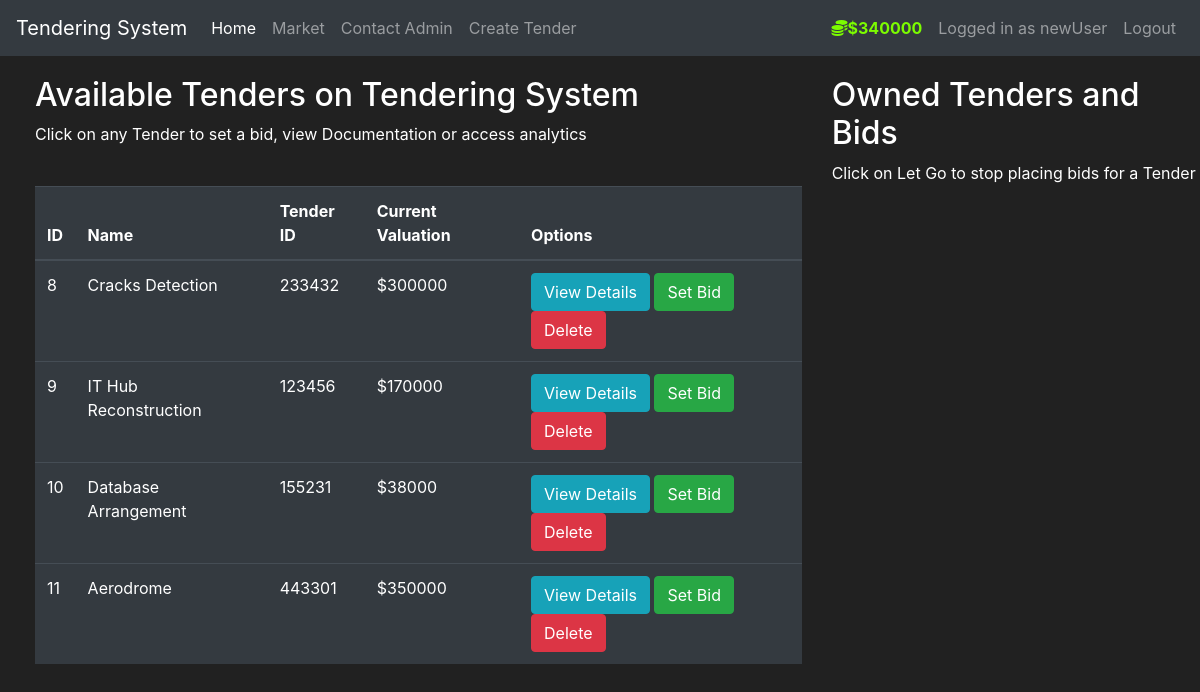
The page /market/ (signed in) on the database its author committed.
### tms/models.py (models this page shows, shortened)
class User(db.Model,UserMixin):
    id = db.Column(db.Integer(), primary_key=True)
    username = db.Column(db.String(length=30), nullable=False, unique=True)
    email_address = db.Column(db.String(length=50), nullable=False, unique=True)
    password_hash = db.Column(db.String(length=60), nullable=False)
    budget = db.Column(db.Integer(), nullable=False, default=1000000)
    owned_items = db.relationship('Item', backref='owned_user', lazy=True)
    bids = db.relationship('Bid', backref='bidder', lazy=True)
    @property
    def password(self):
        return self.password

class Item(db.Model):
    id=db.Column(db.Integer(),primary_key=True)
    name=db.Column(db.String(length=60),nullable=False,unique=True)
    price=db.Column(db.Integer(),nullable=False)
    tid=db.Column(db.String(length=12),nullable=False,unique=True)
    desc=db.Column(db.String(length=2000),nullable=False,unique=True)
    owner=db.Column(db.Integer(),db.ForeignKey('user.id'))
    bids = db.relationship('Bid', backref='tender', lazy=True)
    closing_date = db.Column(db.DateTime)

### tms/routes.py (the view, shortened to what this page needs)
@app.route('/market/', methods=['GET', 'POST'])
@login_required
def market_page():
    bid_form = SetBidForm()
    sell_form = SellTenderForm()
    if request.method=='GET':
        items = Item.query.all()
        owned_items=Item.query.filter_by(owner=current_user.id)
    return render_template('market.html', bid_form=bid_form, sell_form=sell_form, items=items)

### tms/models.py (called while the page is built)
@login_manager.user_loader
def load_user(user_id):
    return User.query.get(int(user_id))

### tms/templates/market.html (shortened to what this page needs)
{% extends 'base.html' %} {% block title %} Market Page {% endblock %} {%block
navlink%}
<li class="nav-item">
  <a
    class="nav-link"
    data-toggle="modal"
    style="cursor: pointer"
    data-target="#Modal-TenderCreate"
    >Create Tender</a
  >
</li>
{%endblock%}
{%block leftnavlink%}
<li class="nav-item">
  <a class="nav-link" href="#"
  data-toggle="modal"
  data-target="#Modal-SetBudget"
  style="color: lawngreen; font-weight: bold">
    <i class="fas fa-coins"></i>${{ current_user.budget }}
  </a>
</li>
{%endblock%}
{% block content %}
<div class="row" style="margin-top: 20px; margin-left: 20px">
  <div class="col-8">
    <h2>Available Tenders on Tendering System</h2>
    <p>
      Click on any Tender to set a bid, view Documentation or access analytics
    </p>
    <br />
    <table class="table table-hover table-dark">
      <thead>
        <tr>
          <th scope="col">ID</th>
          <th scope="col">Name</th>
          <th scope="col">Tender ID</th>
          <th scope="col">Current Valuation</th>
          <th scope="col">Options</th>
        </tr>
      </thead>
      <tbody>
        {% for item in items %} {% include 'components/items_modals.html' %}
        <tr>
          <td>{{ item.id }}</td>
          <td>{{ item.name }}</td>
          <td>{{ item.tid }}</td>
          <td>${{ item.price }}</td>
          <td>
            <button
              class="btn btn-outline btn-info"
              data-toggle="modal"
              data-target="#Modal-MoreInfo-{{item.id}}"
            >
              View Details
            </button>
            <button
              class="btn btn-outline btn-success"
              data-toggle="modal"
              data-target="#Modal-PurchaseConfirm-{{item.id}}"
            >
              Set Bid
            </button>
            <button
              class="btn btn-outline btn-danger"
              onclick="deleteTender('{{item.id}}')"
            >
              Delete
            </button>
          </td>
        </tr>
        {% endfor %}
      </tbody>
    </table>
  </div>
  <div class="col-4">
    <h2>Owned Tenders and Bids</h2>
    <p>Click on Let Go to stop placing bids for a Tender</p>
    <br />
  </div>
</div>
{% endblock %}

### tms/templates/base.html (shortened to what this page needs)
<!DOCTYPE html>
<html lang="en">
  <head>
    <link
      rel="stylesheet"
      href="https://cdn.jsdelivr.net/npm/bootstrap@4.5.3/dist/css/bootstrap.min.css"
    />
  </head>
  <body>
    <nav class="navbar navbar-expand-md navbar-dark bg-dark">
      <a class="navbar-brand" href="#">Tendering System</a>
      <div class="collapse navbar-collapse" id="navbarNav">
        <ul class="navbar-nav mr-auto">
          <li class="nav-item active">
            <a class="nav-link" href="{{ url_for('home_page') }}"
              >Home <span class="sr-only">(current)</span></a
            >
          </li>
          <li class="nav-item">
            <a class="nav-link" href="{{ url_for('market_page') }}">Market</a>
          </li>
          <li class="nav-item">
            <a class="nav-link" href="{{ url_for('contact_page') }}">Contact Admin</a>
          </li>
          {%block navlink%}{%endblock%}
        </ul>
        {% if current_user.is_authenticated %}
        <ul class="navbar-nav">
          {%block leftnavlink%}{%endblock%}
          <li class="nav-item">
            <a class="nav-link">Logged in as {{ current_user.username }}</a>
          </li>
          <li class="nav-item">
            <a class="nav-link" href="{{ url_for('logout_page') }}">Logout</a>
          </li>
        </ul>
        {% endif %}
      </div>
    </nav>
    {% block content %} {% endblock %}
  </body>
</html>

### tms/templates/base.html (style rules this page uses)
body { background-color: #212121; color: white; }

### rows shown on the page
User: budget "340000", username "newUser"
Item: id "8", name "Cracks Detection", tid "233432", price "300000"
Item: id "9", name "IT Hub Reconstruction", tid "123456", price "170000"
Item: id "10", name "Database Arrangement", tid "155231", price "38000"
Item: id "11", name "Aerodrome", tid "443301", price "350000"
